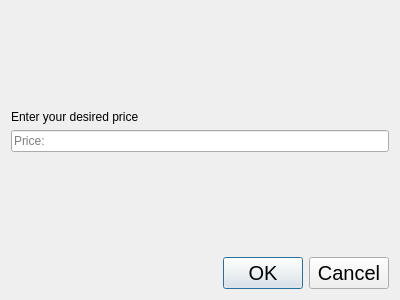
<?xml version="1.0" encoding="UTF-8"?>
<ui version="4.0">
 <class>Dialog</class>
 <widget class="QDialog" name="Dialog">
  <property name="geometry">
   <rect>
    <x>0</x>
    <y>0</y>
    <width>400</width>
    <height>300</height>
   </rect>
  </property>
  <property name="windowTitle">
   <string>Dialog</string>
  </property>
  <layout class="QVBoxLayout" name="verticalLayout">
   <item>
    <spacer name="verticalSpacer_2">
     <property name="orientation">
      <enum>Qt::Vertical</enum>
     </property>
     <property name="sizeHint" stdset="0">
      <size>
       <width>20</width>
       <height>40</height>
      </size>
     </property>
    </spacer>
   </item>
   <item>
    <widget class="QLabel" name="label">
     <property name="text">
      <string>Enter your desired price</string>
     </property>
    </widget>
   </item>
   <item>
    <widget class="QLineEdit" name="lineEdit">
     <property name="placeholderText">
      <string>Price:</string>
     </property>
    </widget>
   </item>
   <item>
    <spacer name="verticalSpacer">
     <property name="orientation">
      <enum>Qt::Vertical</enum>
     </property>
     <property name="sizeHint" stdset="0">
      <size>
       <width>20</width>
       <height>40</height>
      </size>
     </property>
    </spacer>
   </item>
   <item>
    <widget class="QDialogButtonBox" name="buttonBox">
     <property name="font">
      <font>
       <pointsize>15</pointsize>
       <weight>50</weight>
       <bold>false</bold>
      </font>
     </property>
     <property name="styleSheet">
      <string notr="true"/>
     </property>
     <property name="orientation">
      <enum>Qt::Horizontal</enum>
     </property>
     <property name="standardButtons">
      <set>QDialogButtonBox::Cancel|QDialogButtonBox::Ok</set>
     </property>
    </widget>
   </item>
  </layout>
 </widget>
 <resources/>
 <connections>
  <connection>
   <sender>buttonBox</sender>
   <signal>accepted()</signal>
   <receiver>Dialog</receiver>
   <slot>accept()</slot>
   <hints>
    <hint type="sourcelabel">
     <x>248</x>
     <y>254</y>
    </hint>
    <hint type="destinationlabel">
     <x>157</x>
     <y>274</y>
    </hint>
   </hints>
  </connection>
  <connection>
   <sender>buttonBox</sender>
   <signal>rejected()</signal>
   <receiver>Dialog</receiver>
   <slot>reject()</slot>
   <hints>
    <hint type="sourcelabel">
     <x>316</x>
     <y>260</y>
    </hint>
    <hint type="destinationlabel">
     <x>286</x>
     <y>274</y>
    </hint>
   </hints>
  </connection>
 </connections>
</ui>
